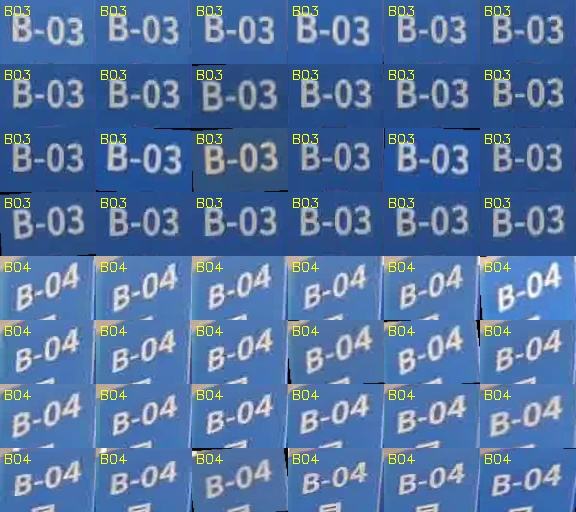
#> input picture ocr-and-dataset-main/debug_b03_b04_samples.jpg, 576 x 512 px; its folder holds only this picture in this run
$ python -i '数据集扩充.py'   (imports and definitions only)
#> lines starting #> are read from the running program, lines starting #| are printed output that depends on the picture
#> in augment_one, img is the input picture: PIL image 576x512 RGB; mean R, G, B 83.7, 115.6, 160.5
import random
import re
from pathlib import Path

from PIL import Image, ImageEnhance, ImageOps


# ================= Config =================
DATA_ROOT = Path(r"G:\kejicompany\tracker\logo_dataset")
TARGET_PER_CLASS = 120
IMAGE_EXTS = (".jpg", ".jpeg", ".png", ".bmp", ".webp")

# Keep augmentation gentle: booth numbers/logos should stay readable.
MAX_ROTATE_DEG = 6
COLOR_JITTER = 0.12
MAX_CROP_RATIO = 0.06
MAX_TRANSLATE_RATIO = 0.04
RANDOM_SEED = 42
# ==========================================


def natural_sort_key(value):
    return [int(text) if text.isdigit() else text.lower()
            for text in re.split(r"([0-9]+)", str(value))]


# [17 lines left out: functions image_files, all_image_files, not called in this run]


def apply_color_jitter(img):
    img = ImageEnhance.Brightness(img).enhance(random.uniform(1 - COLOR_JITTER, 1 + COLOR_JITTER))
    img = ImageEnhance.Contrast(img).enhance(random.uniform(1 - COLOR_JITTER, 1 + COLOR_JITTER))
    img = ImageEnhance.Color(img).enhance(random.uniform(1 - COLOR_JITTER, 1 + COLOR_JITTER))
    return img


def gentle_spatial_aug(img):
    w, h = img.size
#> w = 576; h = 512

    angle = random.uniform(-MAX_ROTATE_DEG, MAX_ROTATE_DEG)
    img = img.rotate(angle, resample=Image.Resampling.BILINEAR, expand=False)
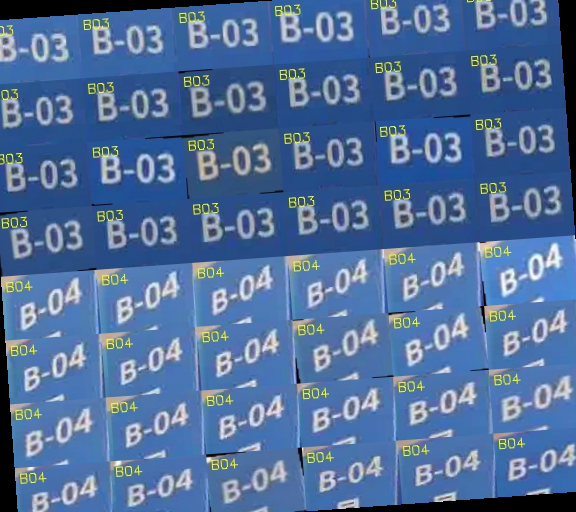
#> img: PIL image 576x512 RGB; mean R, G, B 80.8, 111.5, 154.6

    # Slight crop/translate, then resize back to original size.
    crop_w = int(w * random.uniform(1 - MAX_CROP_RATIO, 1.0))
#> crop_w = 567
    crop_h = int(h * random.uniform(1 - MAX_CROP_RATIO, 1.0))
#> crop_h = 494
    max_dx = max(0, w - crop_w)
#> max_dx = 9
    max_dy = max(0, h - crop_h)
#> max_dy = 18

    tx = int(w * random.uniform(-MAX_TRANSLATE_RATIO, MAX_TRANSLATE_RATIO))
#> tx = -11
    ty = int(h * random.uniform(-MAX_TRANSLATE_RATIO, MAX_TRANSLATE_RATIO))
#> ty = 0
    left = min(max((max_dx // 2) + tx, 0), max_dx)
#> left = 0
    top = min(max((max_dy // 2) + ty, 0), max_dy)
#> top = 9

    img = img.crop((left, top, left + crop_w, top + crop_h))
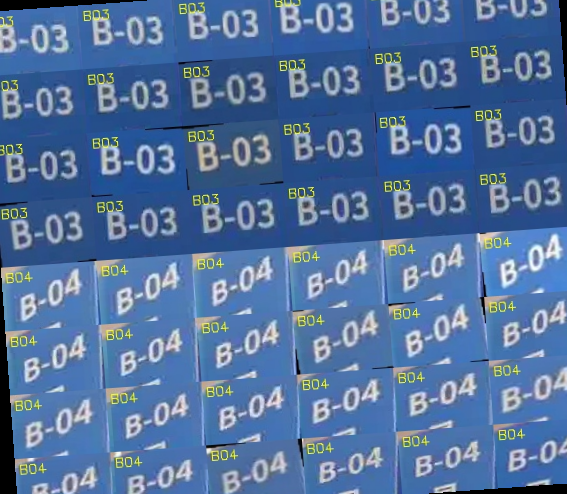
#> img: PIL image 567x494 RGB; mean R, G, B 82.6, 113.7, 157.4
    img = img.resize((w, h), resample=Image.Resampling.BILINEAR)
#> img: PIL image 576x512 RGB

    if random.random() < 0.08:
        img = ImageOps.autocontrast(img)

    return img


def augment_one(src_path):
    with Image.open(src_path) as img:
        img = img.convert("RGB")
        img = gentle_spatial_aug(img)
        img = apply_color_jitter(img)
#> in apply_color_jitter, `img = ImageEnhance.Brightness(img).enhance(random.uniform(1 - COLOR_JI..`:
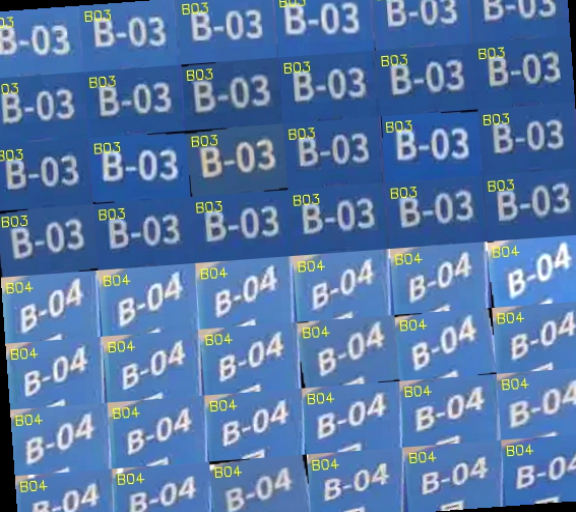
#> img: PIL image 576x512 RGB; mean R, G, B 87.7, 121, 167.6
        return img


# [46 lines left out: function run_augmentation, not called in this run]


# [2 lines not run here, left out]

>>> result = augment_one('debug_b03_b04_samples.jpg')
